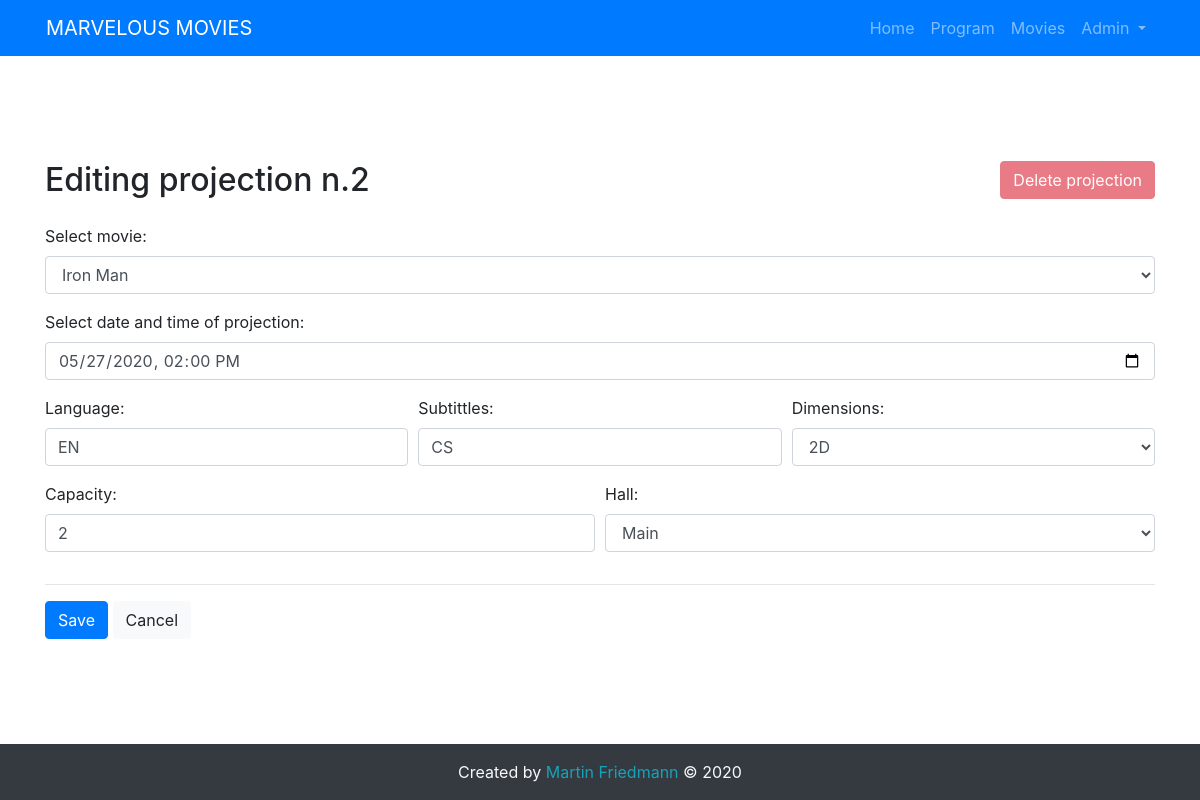
The app's page /projection-edit.php?projection_id=2 (signed in) with its own data.
### tables this page shows
CREATE TABLE `users` (
  `user_id` int(11) NOT NULL,
  `facebook_id` varchar(50) NOT NULL DEFAULT '',
  `name` varchar(100) NOT NULL,
  `email` varchar(255) NOT NULL,
  `password` varchar(255) NOT NULL DEFAULT '',
  `admin` tinyint(1) NOT NULL DEFAULT 0
);

CREATE TABLE `projections` (
  `projection_id` int(11) NOT NULL,
  `movie_id` int(11) NOT NULL,
  `datetime` datetime NOT NULL,
  `language` varchar(50) NOT NULL,
  `subtittles` varchar(50) DEFAULT NULL,
  `dimensions` char(2) NOT NULL,
  `capacity` int(11) NOT NULL,
  `hall` varchar(50) NOT NULL
);

### include/auth.php (called while the page is built, shortened)
<?php
    require_once './include/db.php';
    if (!empty($_SESSION['user_id'])){
        $userQuery=$db->prepare('SELECT * FROM users WHERE user_id=:user_id LIMIT 1;');
        $userQuery->execute([
            ':user_id'=>$_SESSION['user_id']
        ]);
        $authenticatedUser = $userQuery->fetch(PDO::FETCH_ASSOC);
    }

### projection-edit.php (the view, shortened to what this page needs)
<?php
    require_once './include/auth.php';
    if(!empty($_GET['projection_id'])){
        $projectionQuery=$db->prepare('SELECT * FROM projections WHERE projection_id=:projection_id LIMIT 1;');
        $projectionQuery->execute([
            ':projection_id'=>$_GET['projection_id']
        ]);
        $projection = $projectionQuery->fetch(PDO::FETCH_ASSOC);
        $deleteLock = true;
    }
    $moviesQuery=$db->prepare('SELECT * FROM movies;');
    $moviesQuery->execute();
    $movies = $moviesQuery->fetchAll(PDO::FETCH_ASSOC);
    $errors = [];
    if(!empty($_GET['projection_id'])){
        $pageTitle = 'Editing projection n.'.htmlspecialchars($projection['projection_id']);
    } else {
        $pageTitle = 'New projection';
    }
    include './include/header.php';
?>
<main class="d-flex align-items-center">
    <div class="container-sm py-5">
        <?php if(!empty($_GET['projection_id'])): ?>
            <form method="post" class="d-inline">
                <input type="submit" class="btn btn-danger float-right"  <?= ($deleteLock)? 'disabled' : '' ?> value="Delete projection">
            </form>
        <?php endif ?>
        <h2 class="pb-3"><?= $pageTitle ?></h2>
        <form method="post">
            <div class="form-group">
                <label for="movie-id">Select movie:</label>
                <select name="movie-id"
                        id="movie-id"
                        required
                        class="form-control <?php echo (!empty($errors['movie-id'])?'is-invalid':''); ?>">
                <?php foreach ($movies as $movie): ?>
                    <option value="<?= $movie['movie_id']?>" <?= (@$projection['movie_id']!=$movie['movie_id'])?: 'selected' ?>><?= $movie['name']?></option>
                <?php endforeach ?>
                </select>
            </div>
            <div class="form-group">
                <label for="datetime">Select date and time of projection:</label>
                <input type="datetime-local"
                       name="datetime"
                       id="datetime"
                       placeholder="Enter name date and time of the projection"
                       min="<?= date('Y-m-d\TH:i') ?>"
                       required
                       value="<?= (empty($projection['datetime']))? date('Y-m-d\TH:i') : date('Y-m-d\TH:i', strtotime(@$projection['datetime'])) ?>"
                       class="form-control <?php echo (!empty($errors['datetime'])?'is-invalid':''); ?>"/>
            </div>
            <div class="form-row">
                <div class="form-group col-sm">
                    <label for="name">Language:</label>
                    <input type="text"
                        name="language"
                        id="language"
                        placeholder="Enter projection language"
                        required
                        class="form-control <?php echo (!empty($errors['language'])?'is-invalid':''); ?>"
                        value="<?php echo htmlspecialchars(@$projection['language']);?>" />
                </div>
                <div class="form-group col-sm">
                    <label for="name">Subtittles:</label>
                    <input type="text"
                        name="subtittles"
                        id="subtittles"
                        placeholder="Enter language of projection subtittles"
                        class="form-control <?php echo (!empty($errors['subtittles'])?'is-invalid':''); ?>"
                        value="<?php echo htmlspecialchars(@$projection['subtittles']);?>" />
                </div>
                <div class="form-group col-sm">
                    <label for="dimensions">Dimensions:</label>
                    <select name="dimensions"
                            id="dimensions"
                            required
                            class="form-control <?php echo (!empty($errors['dimensions'])?'is-invalid':''); ?>">
                        <option value="2D" <?= (@$projection['dimensions']=='2D')? 'selected' : '' ?>>2D</option>
                    </select>
                </div>
            </div>
            <div class="form-row">
                <div class="form-group col-sm">
                    <label for="capacity">Capacity:</label>
                    <input type="number"
                           name="capacity"
                           id="capacity"
                           placeholder="Enter projection capacity"
                           min="1"
                           required
                           class="form-control <?php echo (!empty($errors['capacity'])?'is-invalid':''); ?>"
                           value="<?php echo htmlspecialchars(@$projection['capacity']);?>" />
                </div>
                <div class="form-group col-sm">
                    <label for="hall">Hall:</label>
                    <select name="hall"
                            id="hall"
                            required
                            class="form-control <?php echo (!empty($errors['hall'])?'is-invalid':''); ?>">
                        <option value="Main" <?= (@$projection['hall']=='Main')? 'selected' : '' ?>>Main</option>
                    </select>
                </div>
            </div>
            <hr>
            <button type="submit" class="btn btn-primary">Save</button>
            <a href="./program/today"    class="btn btn-light">Cancel</a>
        </form>
    </div>
</main>
<?php include './include/footer.php'; ?>

### include/header.php (shortened to what this page needs)
<!DOCTYPE html>
<html lang="en">
<head>
    <link rel="stylesheet" href="https://stackpath.bootstrapcdn.com/font-awesome/4.7.0/css/font-awesome.min.css">
    <link rel="stylesheet" href="https://maxcdn.bootstrapcdn.com/bootstrap/4.4.1/css/bootstrap.min.css">
</head>
<body>
<header class="bg-primary">
    <nav class="navbar navbar-expand-sm navbar-dark container-sm">
        <a class="navbar-brand" href="./">MARVELOUS MOVIES</a>
        <div class="collapse navbar-collapse" id="navbarSupportedContent">
            <ul class="navbar-nav ml-auto">
                <li class="nav-item <?php echo ($pageTitle != 'Home') ?: 'active' ?>">
                    <a class="nav-link" href="./">Home</a>
                </li>
                <li class="nav-item <?php echo ($pageTitle != 'Program') ?: 'active' ?>">
                    <a class="nav-link" href="./program/today">Program</a>
                </li>
                <li class="nav-item <?php echo ($pageTitle != 'Movies') ?: 'active' ?>">
                    <a class="nav-link" href="./movies">Movies</a>
                </li>
                <?php if(empty($authenticatedUser)): ?>
                <li class="nav-item">
                    <a class="nav-link <?php echo ($pageTitle != 'Sign In') ?: 'active' ?>" href="./sign-in">Sign in</a>
                </li>
                <?php else: ?>
                <li class="nav-item dropdown">
                    <a class="nav-link dropdown-toggle"
                       href="#"
                       id="navbarDropdown"
                       role="button"
                       data-toggle="dropdown"
                       aria-haspopup="true"
                       aria-expanded="false">
                        <?= htmlspecialchars($authenticatedUser['name']) ?>
                    </a>
                </li>
                <?php endif ?>
            </ul>
        </div>
    </nav>
</header>

### include/header.php (style rules this page uses)
main { min-height: calc(100vh - 2*56px); }

### records on screen
users: name "Admin"
projections: projection_id "Editing projection n.2", datetime "05/27/2020 14:00", language "EN", subtittles "CS", dimensions "2D", capacity "2", hall "Main"

### other values on screen
form field movie-id "Iron Man"
